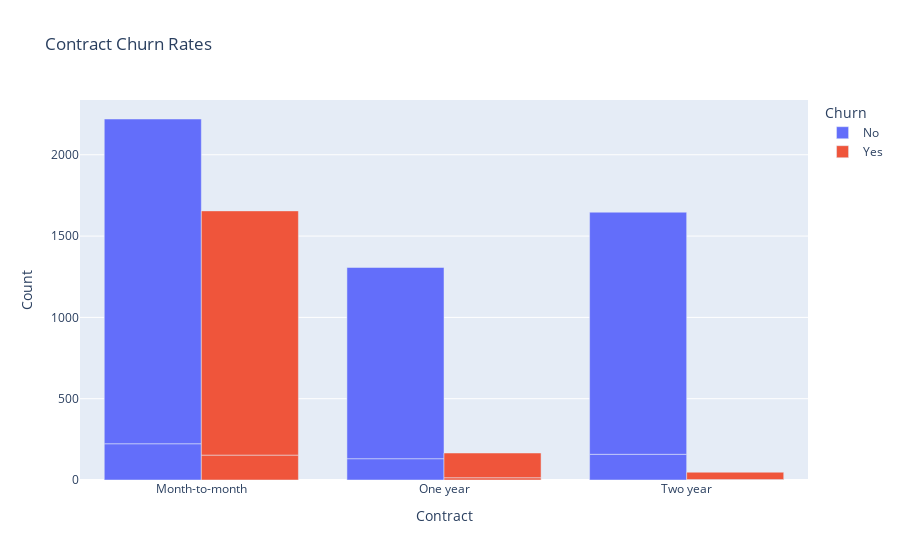

The cell this chart's notebook holds for it:
### Code cell
fig = px.bar(contract, x="Contract", y="Count", color="Churn", hover_name = "PhoneService",
             barmode="group", title="Contract Churn Rates")

# show plot 
fig.show()

### Figure 1 — Plotly figure (JSON) as saved in the notebook; plotly's stock layout.template omitted (floating-point values rounded to 4 significant figures)
{"data": [{"alignmentgroup": "True", "hovertemplate": "<b>%{hovertext}</b><br><br>Churn=No<br>Contract=%{x}<br>Count=%{y}<extra></extra>", "hovertext": ["No", "No", "No", "Yes", "Yes", "Yes"], "legendgroup": "No", "marker": {"color": "#636efa", "pattern": {"shape": ""}}, "name": "No", "offsetgroup": "No", "orientation": "v", "showlegend": true, "textposition": "auto", "type": "bar", "x": ["Month-to-month", "One year", "Two year", "Month-to-month", "One year", "Two year"], "xaxis": "x", "y": [223, 131, 158, 1997, 1176, 1489], "yaxis": "y"}, {"alignmentgroup": "True", "hovertemplate": "<b>%{hovertext}</b><br><br>Churn=Yes<br>Contract=%{x}<br>Count=%{y}<extra></extra>", "hovertext": ["No", "No", "No", "Yes", "Yes", "Yes"], "legendgroup": "Yes", "marker": {"color": "#EF553B", "pattern": {"shape": ""}}, "name": "Yes", "offsetgroup": "Yes", "orientation": "v", "showlegend": true, "textposition": "auto", "type": "bar", "x": ["Month-to-month", "One year", "Two year", "Month-to-month", "One year", "Two year"], "xaxis": "x", "y": [153, 14, 3, 1502, 152, 45], "yaxis": "y"}], "layout": {"barmode": "group", "legend": {"title": {"text": "Churn"}, "tracegroupgap": 0}, "title": {"text": "Contract Churn Rates"}, "xaxis": {"anchor": "y", "domain": [0, 1], "title": {"text": "Contract"}}, "yaxis": {"anchor": "x", "domain": [0, 1], "title": {"text": "Count"}}}}
